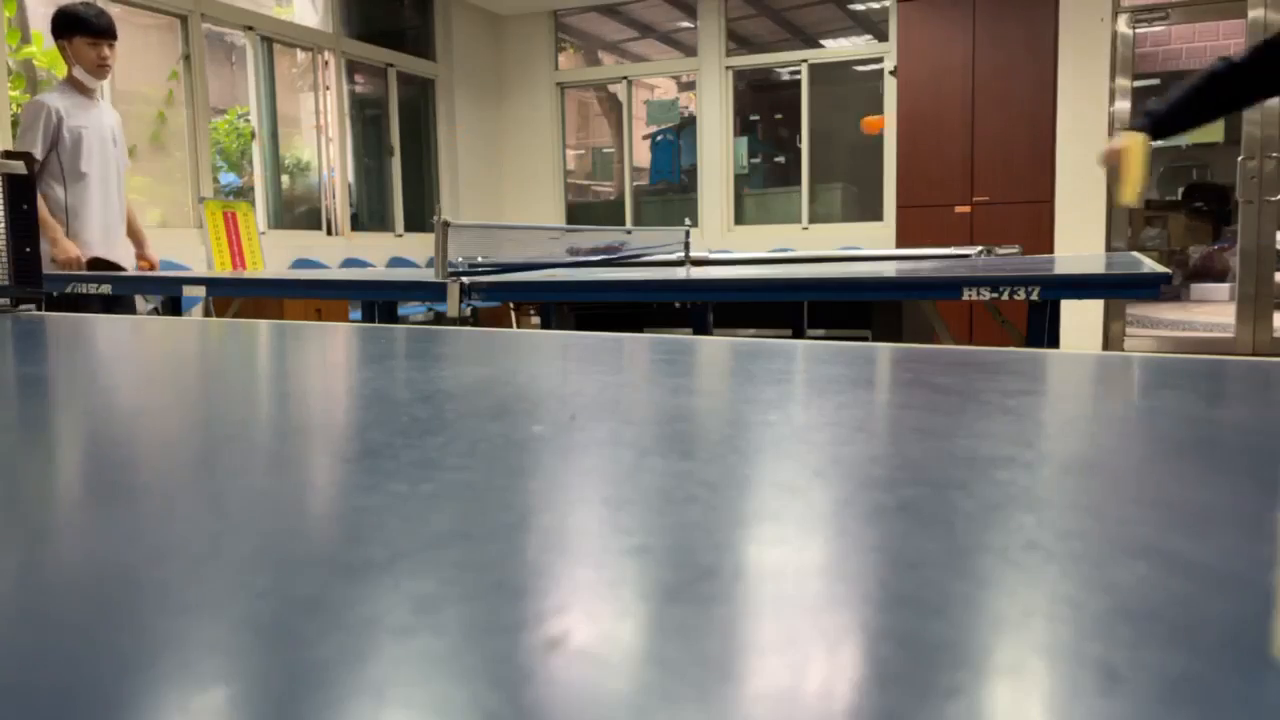
#> input picture frame 87 of ball_detection/test.mp4, 1280 x 720 px
$ python testDetection.py
#> lines starting #> are read from the running program, lines starting #| are printed output that depends on the picture; after the words box and inside, x2 and y2 are one past the last pixel; in counts of white or black regions, pixels touching at a corner belong together
### ball_detection/ColorRange.py
import cv2
import numpy as np
import pickle
import os
import sys
sys.path.append(os.getcwd())

def save(path, object) :
    with open(path, "wb") as f :
        pickle.dump(object, f)

def load(path) :
    if not os.path.exists(path) :
        return ColorRange()
    with open(path, "rb") as f :
        return pickle.load(f)


hsv:np.ndarray = None
# [4 lines left out: function on_mouse, not called in this run]

class ColorRange :
    upper:np.ndarray
    lower:np.ndarray

    def __init__(self, upper = [179, 255, 255], lower = [0, 0, 0]) :
        self.upper = np.array(upper)
        self.lower = np.array(lower)


    # [94 lines left out: functions getParameters, runColorRange_video, runColorRange_image, not called in this run]

cr = None

def empty(a) :
    if cr is not None:
        save("color_range_1", cr)

# [4 lines that do not run on import are left out]
    #cr.runColorRange_video("ball_detection/result/hd_60_detection_r2/bad.mp4", recursive=True)

### ball_detection/testDetection.py
import cv2
import numpy as np
import pickle
import os
from ColorRange import *


def direction(frame, x, y, h, w) :
    xCenter = x + w // 2
    yCenter = y + h // 2
    cv2.rectangle(frame, (x, y), (x + w, y + h), (0, 255, 0), 2)
    cv2.circle(frame, (xCenter, yCenter), 2, (0, 255, 0), -1)


cam1 = cv2.VideoCapture("ball_detection/test.mp4")
cam2 = cv2.VideoCapture("ball_detection/test.mp4")

range = load("color_range")
upper = range.upper
lower = range.lower

WhetherTHeFirstFrame = 0
while True :
    ret1, frame_now1 = cam1.read()
#> frame_now1 is the input picture: shape (720, 1280, 3); mean B, G, R 114.4, 121.4, 125.8
    ret2, frame_now2 = cam2.read()

    frame_compare1 = cv2.imread("ball_sample.jpg")
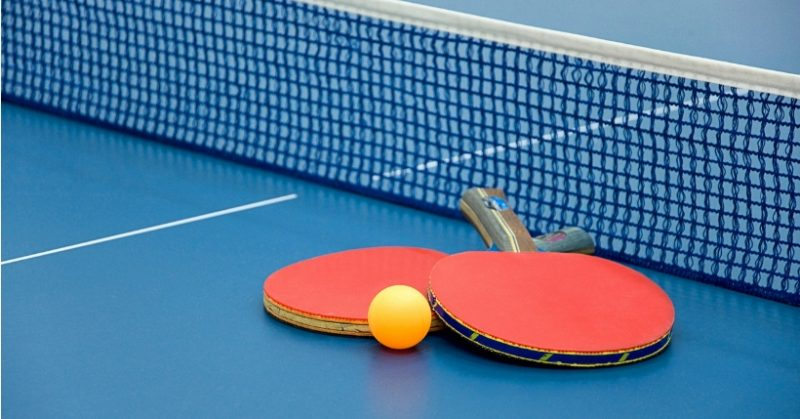
#> input picture ball_sample.jpg, 800 x 419 px, found by its file name
#> frame_compare1 is the input picture: shape (419, 800, 3); mean B, G, R 153.1, 117.2, 79.2
    frame_compare2 = cv2.imread("ball_sample.jpg")
    if WhetherTHeFirstFrame == 0 :
        frame_last1 = frame_now1
        frame_last2 = frame_now2
        WhetherTHeFirstFrame += 1
    else :
        frame_compare1 = cv2.bitwise_xor(frame_now1, frame_last1)
        frame_compare2 = cv2.bitwise_xor(frame_now2, frame_last2)


    hsv1 = cv2.cvtColor(frame_compare1, cv2.COLOR_BGR2HSV)
#> hsv1: shape (419, 800, 3); mean H, S, V 91.8, 167.5, 169.1
    hsv2 = cv2.cvtColor(frame_compare2, cv2.COLOR_BGR2HSV)
    mask1 = cv2.inRange(hsv1, lower, upper)
#> mask1: shape (419, 800); every value is 255
    mask2 = cv2.inRange(hsv2, lower, upper)

    contours1, _ = cv2.findContours(mask1, cv2.RETR_TREE, cv2.CHAIN_APPROX_NONE)
#> contours1 = 1 contour; box (x1, y1, x2, y2) and area: (0, 0, 800, 419) 333982
    contours2, _ = cv2.findContours(mask2, cv2.RETR_TREE, cv2.CHAIN_APPROX_NONE)
#> contours2 has the same summary as contours1

    for contour in contours1 :
        area = cv2.contourArea(contour)
        if area > 30 :
            x, y, w, h = cv2.boundingRect(contour)
            direction(frame_now1, x, y, h, w)
#> this loop made 1 pass
#> (area, x, y, w, h, xCenter in direction, yCenter in direction) on pass 1: (333982, 0, 0, 800, 419, 400, 209)

    for contour in contours2 :
        area = cv2.contourArea(contour)
        if area > 30 :
            x, y, w, h = cv2.boundingRect(contour)
            direction(frame_now2, x, y, h, w)

    cv2.imshow("Camera 1", frame_now1)
    cv2.imshow("Camera 2", frame_now2)


    key = cv2.waitKey(10)
#> (key Esc is pressed here)
    if key == ord(" ") :
        break


cam1.release()
cam2.release()
cv2.destroyAllWindows

$ run again, starting later in the video
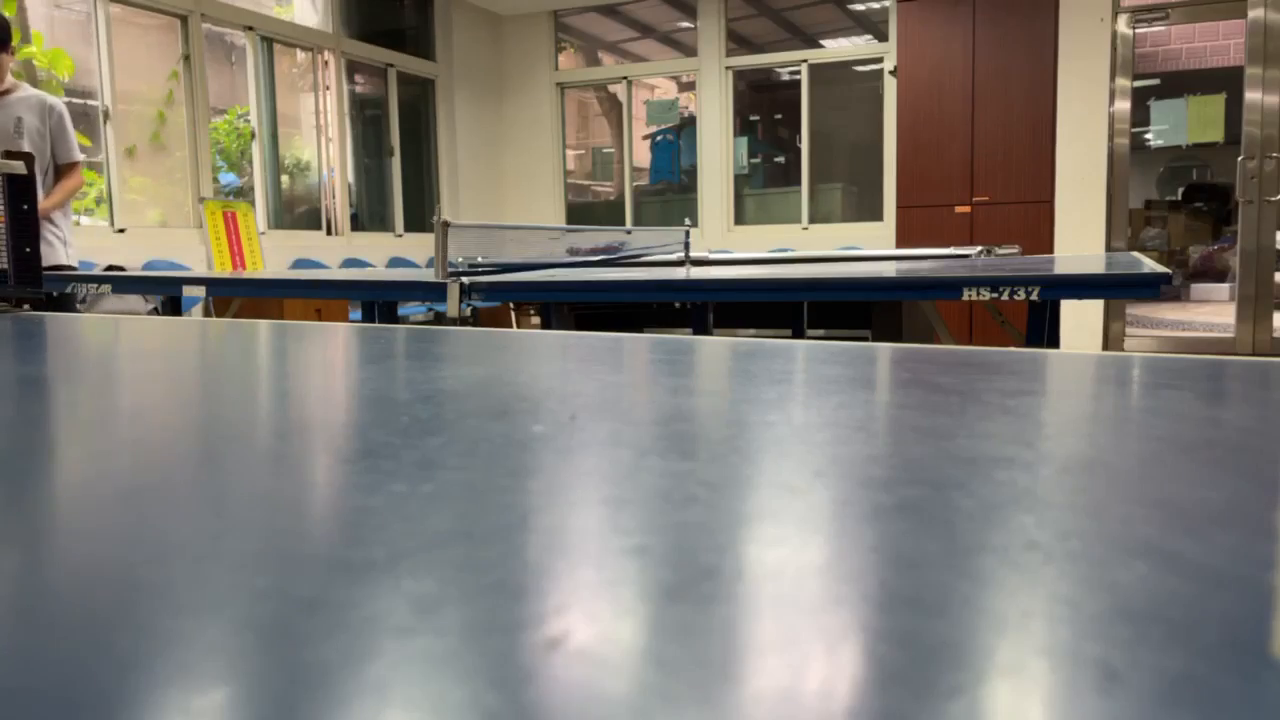
#> input picture frame 395 of ball_detection/test.mp4, 1280 x 720 px
#> frame_now1 is the input picture: shape (720, 1280, 3); mean B, G, R 116.1, 123.5, 128
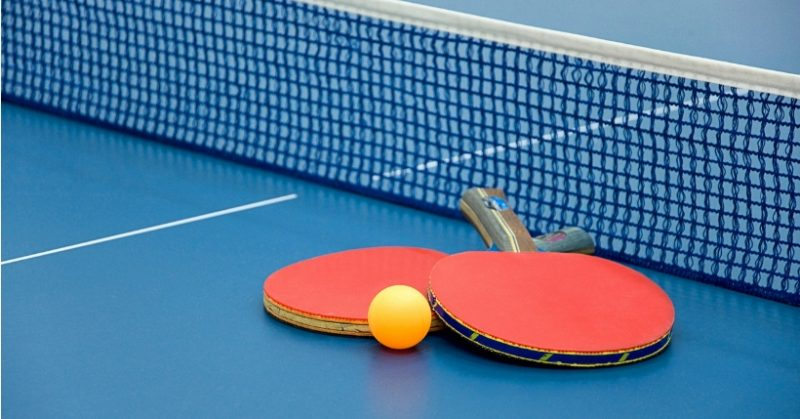
#> input picture ball_sample.jpg, 800 x 419 px, found by its file name
#> frame_compare1 is the input picture: shape (419, 800, 3); mean B, G, R 153.1, 117.2, 79.2
#> hsv1: shape (419, 800, 3); mean H, S, V 91.8, 167.5, 169.1
#> mask1: shape (419, 800); every value is 255
#> contours1 = 1 contour; box (x1, y1, x2, y2) and area: (0, 0, 800, 419) 333982
#> contours2 has the same summary as contours1
#> the loop `for contour in contours1 :` made 1 pass
#> (area, x, y, w, h, xCenter in direction, yCenter in direction) on pass 1: (333982, 0, 0, 800, 419, 400, 209)
#> the loop `for contour in contours2 :` made 1 pass

$ run again, starting later in the video
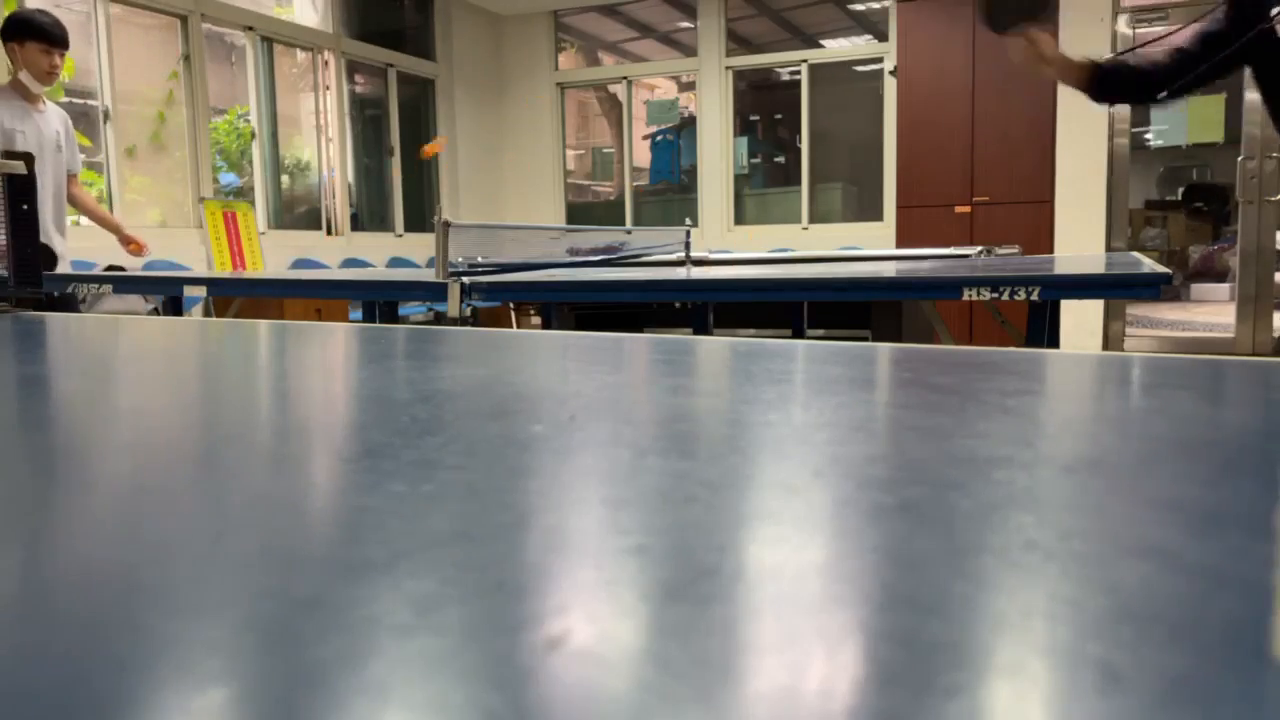
#> input picture frame 702 of ball_detection/test.mp4, 1280 x 720 px
#> frame_now1 is the input picture: shape (720, 1280, 3); mean B, G, R 114.7, 121.5, 125.8
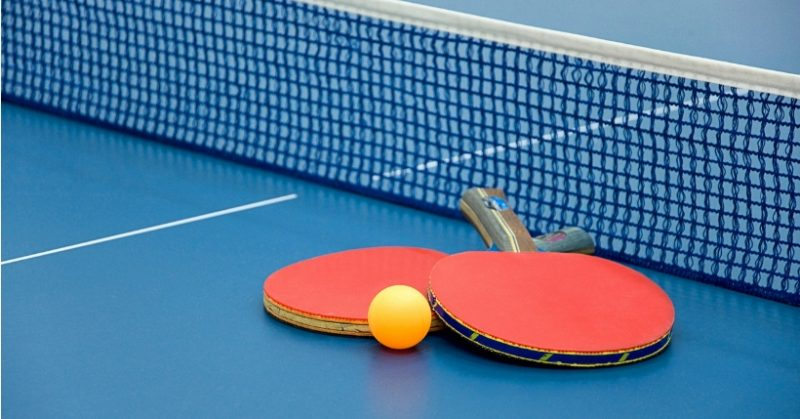
#> input picture ball_sample.jpg, 800 x 419 px, found by its file name
#> frame_compare1 is the input picture: shape (419, 800, 3); mean B, G, R 153.1, 117.2, 79.2
#> hsv1: shape (419, 800, 3); mean H, S, V 91.8, 167.5, 169.1
#> mask1: shape (419, 800); every value is 255
#> contours1 = 1 contour; box (x1, y1, x2, y2) and area: (0, 0, 800, 419) 333982
#> contours2 has the same summary as contours1
#> the loop `for contour in contours1 :` made 1 pass
#> (area, x, y, w, h, xCenter in direction, yCenter in direction) on pass 1: (333982, 0, 0, 800, 419, 400, 209)
#> the loop `for contour in contours2 :` made 1 pass
